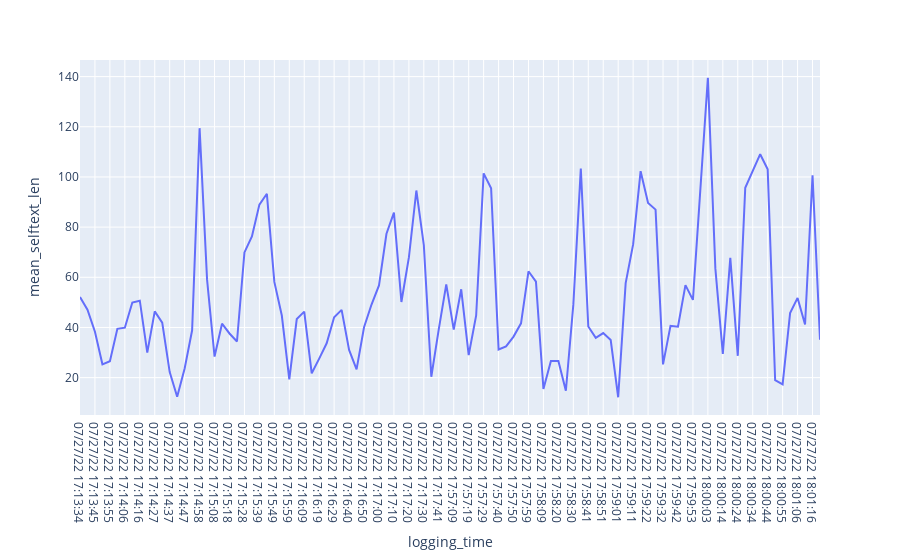

The notebook cell this image was saved under:
### Code cell
px.line(data_frame = data, x="logging_time", y="mean_selftext_len")
